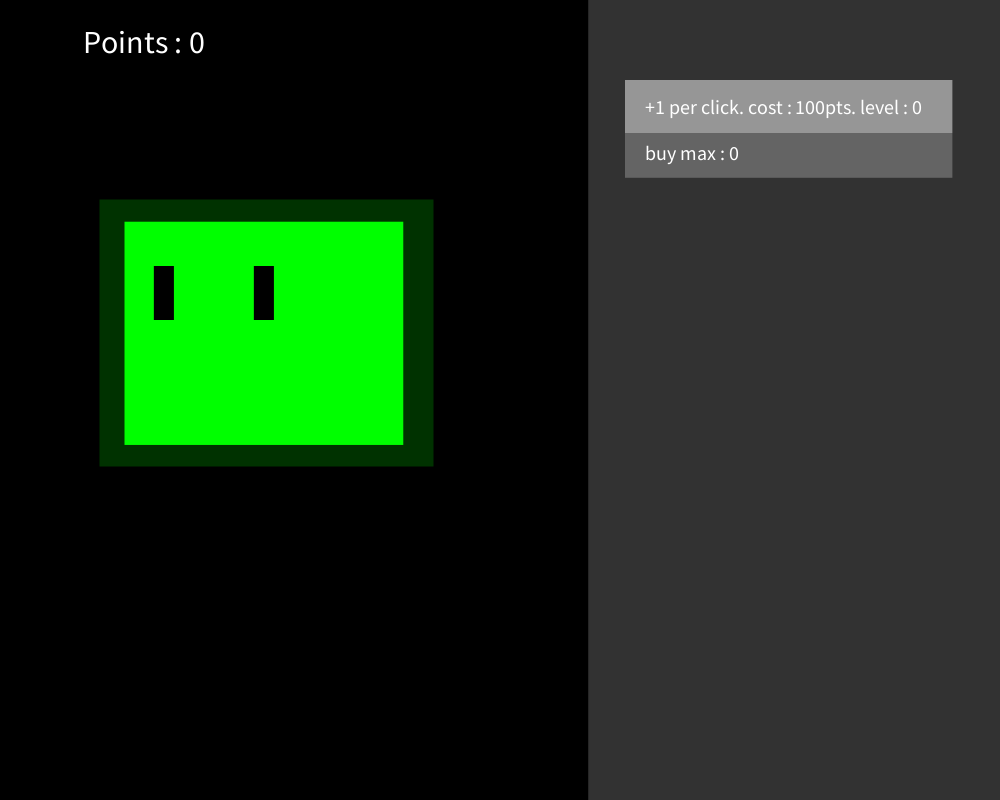
Frame 1 (no input)
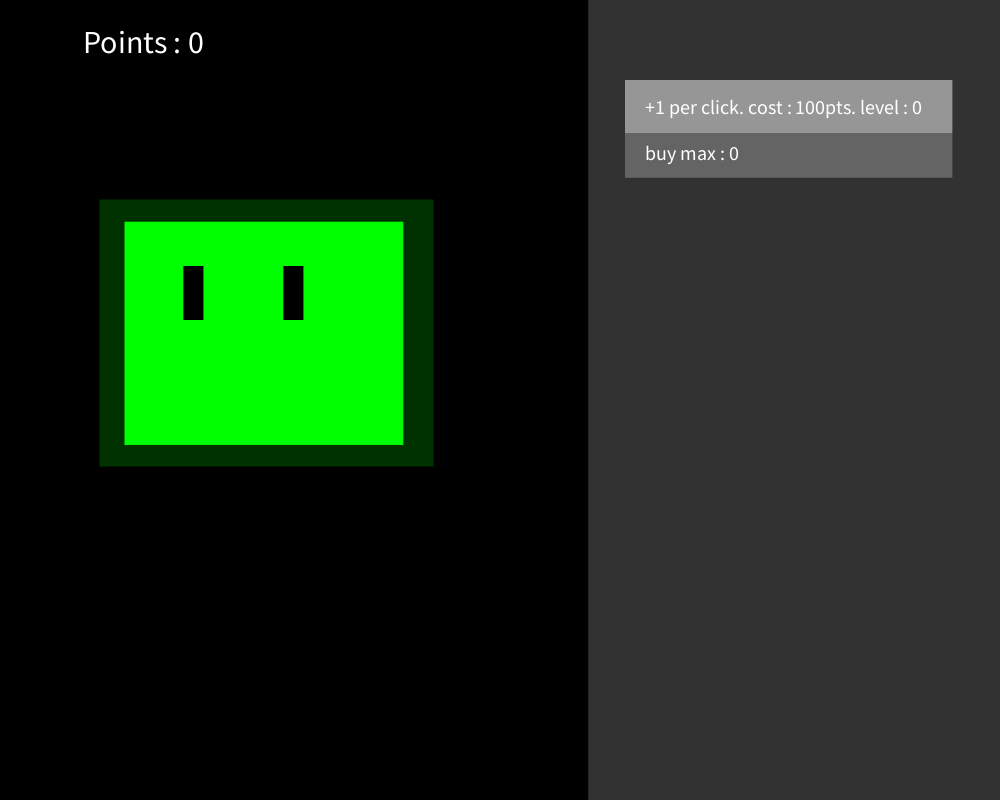
Frame 60 (the mouse pressed at the canvas centre just before this capture)
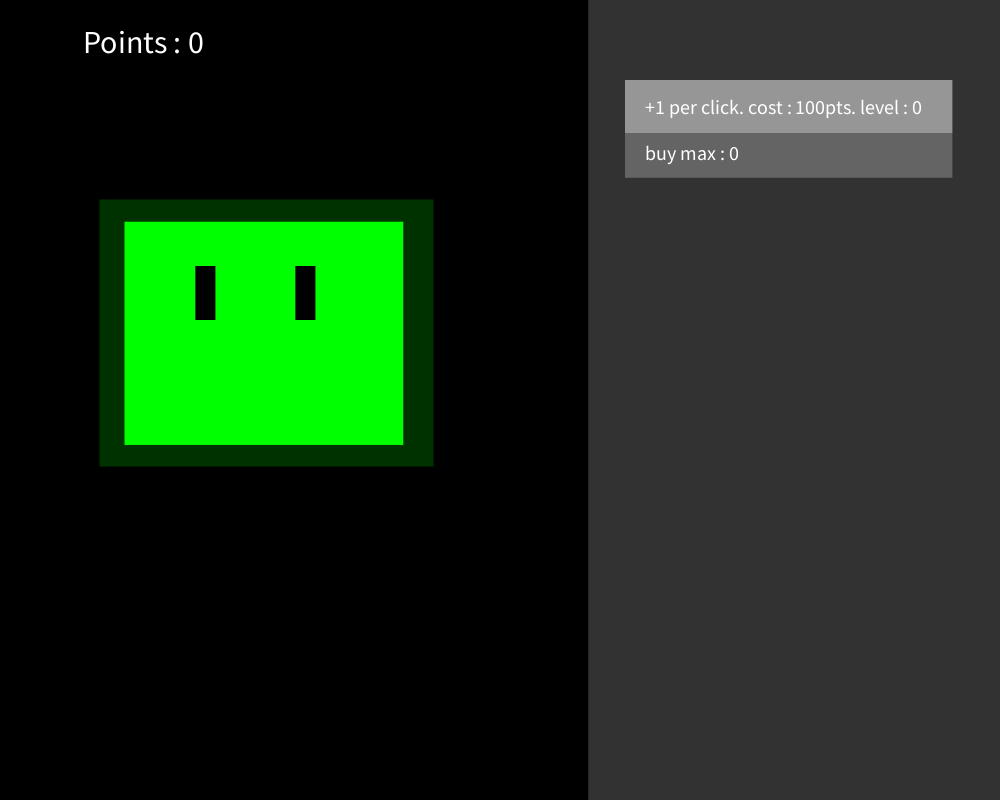
Frame 120 (the mouse held since frame 60 and released just before this capture)

The Processing sketch that drew these frames (run headless with seeded random() and noise(); from frame 60 on, the mouse is pressed at the canvas centre):

// Processing sketch: slimeClicker
// ── slimeClicker.pde
float scaler = 1;
long points = 0;
int ptsPC = 1;
boolean mouseHeld = false;

//clic upgrade variables
int clcUpNmb = 0;
int clcUpgLvl = 0;
int cstClcUpg = 100;
//buy max stuff
int maxClcUpgrd;

//eyes
float mvmntscl = 0.5;
float mvmnt = 0;

void setup() {
  size(1000, 800);
  surface.setResizable(true);
}

void slime() {
  noStroke();
  rectMode(CORNER);
  //outer layer
  fill(0, 255, 0, 50);
  rect((width/10)-(scaler/2), (height/4)-(scaler/2), (width/3)+scaler, (height/3)+scaler);
  //inner layer
  fill(0, 255, 0);
  rect((width/8)-(scaler/2), (height/3.6)-(scaler/2), (width/3.6)+scaler, (height/3.6)+scaler);
  rectMode(CORNERS);
  //eyes
  fill(0);
  rect((width/6.5)+mvmnt, height/3, (width/5.75)+mvmnt, height/2.5);
  rect(((width/6.5)+mvmnt)+100, height/3, ((width/5.75)+mvmnt)+100, height/2.5);
  //eye movement
  mvmnt += mvmntscl;
  if (mvmnt > 50 || mvmnt < -10) {
    mvmntscl *= -1;
  }
}

void slimeClick() {
  if (mouseX > (width/10)-scaler && mouseX < (width/10+width/3)+scaler && mouseY > (height/4)-scaler && mouseY < (height/4+height/3)+scaler) {
    if (mousePressed && !mouseHeld) {
      scaler = 30;
      points += ptsPC;
      mouseHeld = true;
    } else {
      scaler = 1;
    }
  }
}

void upgrdBar() {
  fill(50);
  rectMode(CORNERS);
  rect(width/1.7, 0, width, height);
}

void clickUpgrd() {
  fill(150);
  rect(width/1.6, height/10, width/1.05, height/6);
  fill(255);
  textSize(20);
  String clcUpgrd = "+1 per click. cost : " + cstClcUpg + "pts. level : " + clcUpgLvl;
  text(clcUpgrd, width/1.55, height/7);
  if (mouseX > width/1.6 && mouseX < width/1.05 && mouseY > height/10 && mouseY < height/6) {
    if (mousePressed && points >= cstClcUpg && !mouseHeld) {
      mouseHeld = true;
      points -= cstClcUpg;
      ptsPC +=1;
      clcUpgLvl++;
    }
  }
}

void clickMaxUpgrd() {
  maxClcUpgrd = (int)points/cstClcUpg;
  fill(100);
  rect(width/1.6, height/6, width/1.05, height/4.5);
  fill(255);
  textSize(20);
  String clcMxUpgrd = "buy max : " + maxClcUpgrd;
  text(clcMxUpgrd, width/1.55, height/5);
  if (mouseX > width/1.6 && mouseX < width/1.05 && mouseY > height/6 && mouseY < height/4.5) {
    if (mousePressed && maxClcUpgrd >= 1 && !mouseHeld) {
      mouseHeld = true;
      points -= cstClcUpg*maxClcUpgrd;
      ptsPC += 1*maxClcUpgrd;
      clcUpgLvl += 1*maxClcUpgrd;
    }
  }
}

void score() {
  fill(255);
  textSize(32);
  String scur = "Points : " + points;
  text(scur, width/12, height/15);
}

void mouseReleased() {
  mouseHeld = !mouseHeld;
}

void draw() {
  background(0);
  slime();
  slimeClick();
  upgrdBar();
  score();
  clickUpgrd();
  clickMaxUpgrd();
}
